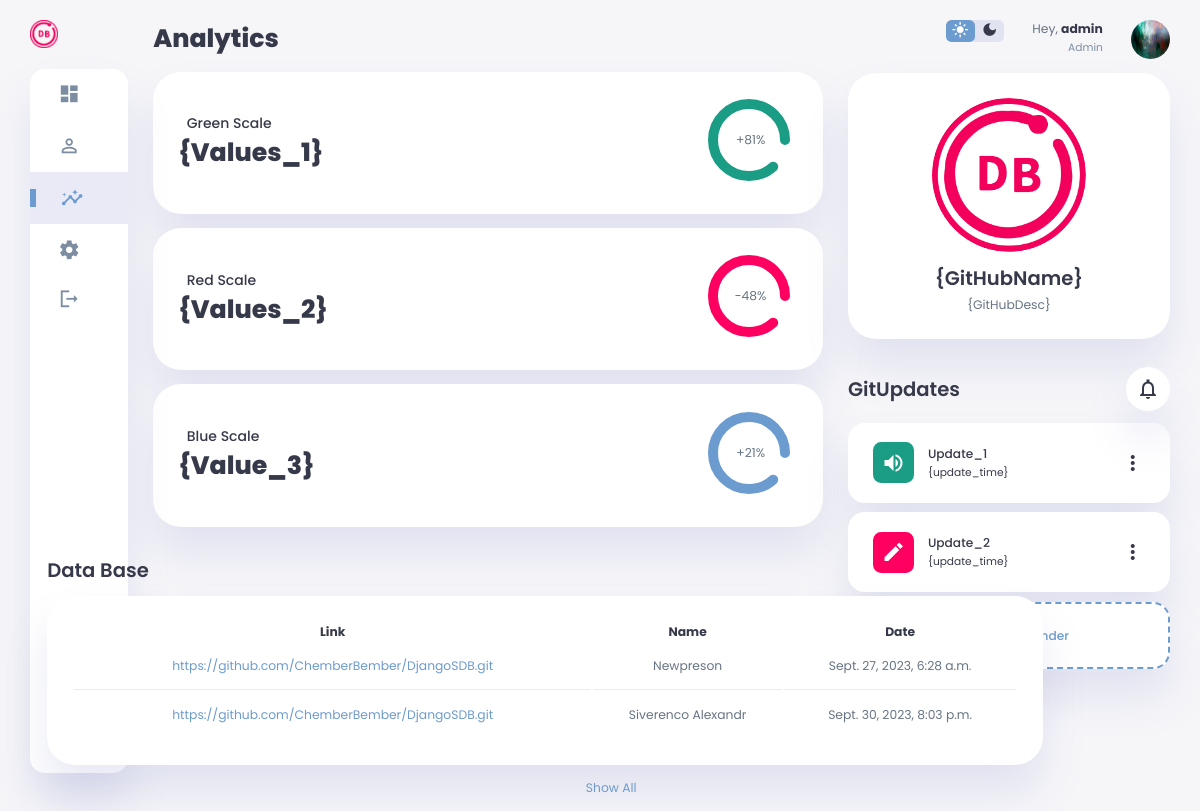
Screenshot of /analytics (signed in) with the database file from the repository.
### main/models.py (models this page shows)
class Projects(models.Model):
    Usernick = models.ForeignKey(UserData, on_delete=models.CASCADE)
    ProjectName = models.CharField(max_length=100)
    ProjectDescription = models.TextField(null = True, blank = True,)
    ProjectLink = models.URLField(max_length=100)
    ProjectDate = models.DateTimeField(auto_now_add=True)

class UserData(models.Model):
    Usernick = models.CharField(primary_key=True, max_length=20,default='ERROR')
    UserF = models.ForeignKey(User, on_delete=models.CASCADE)
    Fullname = models.CharField(max_length=20, null = True)
    UserAvatar = models.ImageField(upload_to='./static/DbImages/DBimages',null=True,default='./static/DbImages/DBimages/userunknown.jpg')
    UserGitLink = models.CharField(max_length=50, null = True)
    UserGroup = models.CharField(max_length=15, null = True)

### main/views.py (the view)
# urls.py: path('analytics',views.testable,name = 'analytics'),
def testable(request):
    projects = Projects.objects.all()
    userdata = UserData.objects
    return render(request, 'main/analytics.html',{'projects': projects, 'userdata': userdata})

### main/templates/main/analytics.html (shortened to what this page needs)
{% extends 'main/base.html' %}
{% load static %}
{% block main %}
    <h1>Analytics</h1>
            <div class="analyse">
                <div class="sales">
                    <div class="status">
                        <div class="info">
                            <h3>Green Scale</h3>
                            <h1>{Values_1}</h1>
                        </div>
                        <div class="progresss">
                            <svg>
                                <circle cx="38" cy="38" r="36"></circle>
                            </svg>
                            <div class="percentage">
                                <p>+81%</p>
                            </div>
                        </div>
                    </div>
                </div>
                <div class="visits">
                    <div class="status">
                        <div class="info">
                            <h3>Red Scale</h3>
                            <h1>{Values_2}</h1>
                        </div>
                        <div class="progresss">
                            <svg>
                                <circle cx="38" cy="38" r="36"></circle>
                            </svg>
                            <div class="percentage">
                                <p>-48%</p>
                            </div>
                        </div>
                    </div>
                </div>
                <div class="searches">
                    <div class="status">
                        <div class="info">
                            <h3>Blue Scale</h3>
                            <h1>{Value_3}</h1>
                        </div>
                        <div class="progresss">
                            <svg>
                                <circle cx="38" cy="38" r="36"></circle>
                            </svg>
                            <div class="percentage">
                                <p>+21%</p>
                            </div>
                        </div>
                    </div>
                </div>
            </div>
            <div class="recent-orders">
                <h2>Data Base</h2>
                <table>
                    <thead>
                        <tr>
                            <th>Link</th>
                            <th>Name</th>
                            <th>Date</th>
                        </tr>
                    </thead>
                    <tbody>
                    {% for project in projects%}
                    <tr>
                        <td>
                            <a href = '{{project.ProjectLink}}'>{{project.ProjectLink}}</a>
                        </td>
                    <td>
                        {{project.Usernick.Fullname}}
                    </td>
                    <td>
                        {{project.ProjectDate}}
                    </td>
                        {% endfor %}
                    </tbody>
                </table>
                <a href="#">Show All</a>
            </div>
{% endblock %}

### main/templates/main/base.html (shortened to what this page needs)
{% load static %}
<!DOCTYPE html>
<html lang="en">
<head>
    <link rel="stylesheet" href="{%static 'css/css5/style.css'%}">
</head>
<body>
    <div class="container">
{% block sidebar %}
<aside>
            <div class="toggle">
                <div class="logo">
                    <img src="{%static 'images/DB Logo.png'%}">
                </div>
            </div>
            <div class="sidebar">
                {% if request.path == '/dashboard' %}
                <a href="dashboard" class="activedashboard">
                    <span class="material-icons-sharp">
                        dashboard
                    </span>
                    <h3>Dashboard</h3>
                </a>
                {% else %}
                <a href="dashboard">
                    <span class="material-icons-sharp">
                    </span>
                </a>
                {% endif %}
                {% if request.path == '/users' %}
                <a href="users" class="active">
                    <span class="material-icons-sharp">
                        person_outline
                    </span>
                    <h3>Profile</h3>
                </a>
                {% else %}
                <a href="users">
                    <span class="material-icons-sharp">
                    </span>
                </a>
                {% endif %}
                {% if request.path == '/analytics' %}
                <a href="analytics" class="active">
                    <span class="material-icons-sharp">
                    </span>
                </a>
                {% endif %}
                {% if request.path == '/settings' %}
                <a href="settings" class="active">
                    <span class="material-icons-sharp">
                        settings
                    </span>
                    <h3>Settings</h3>
                </a>
                {% else %}
                <a href="settings">
                    <span class="material-icons-sharp">
                    </span>
                </a>
                {% endif %}
                <a href="{%url 'logout'%}">
                    <span class="material-icons-sharp">
                    </span>
                </a>
            </div>
        </aside>
{% endblock %}
<main>
{% block main %}{% endblock %}
    </main>
        {% block rightsection %}
        <div class="right-section">
            <div class="nav">
                <div class="dark-mode">
                    <span class="material-icons-sharp active">
                    </span>
                    <span class="material-icons-sharp">
                    </span>
                </div>
                {% if request.user.is_authenticated %}
                <div class="profile">
                    <div class="info">
                        <p>Hey, <b>{{user.username}}</b></p>
                        {% if user.username == "admin" %}
                        <small class="text-muted">Admin</small>
                        {% else %}
                        <small class="text-muted">User</small>
                        {%endif%}
                    </div>
                    <div class="profile-photo">
                        <img src="images/profile-1.jpg">
                    </div>
                </div>
                {% else %}
                <a class="loginbtn" href="login">Login</a>
                <a class="createacc" href="registration">Create account</a>
            {%endif%}
            </div>
            {% block rightuser %}
            <div class="user-profile">
                <div class="logo">
                    <img src="{%static 'images/DB Logo.png'%}">
                    <h2>{GitHubName}</h2>
                    <p>{GitHubDesc}</p>
                </div>
            </div>
            <div class="reminders">
                <div class="header">
                    <h2>GitUpdates</h2>
                    <span class="material-icons-sharp">
                    </span>
                </div>
                <div class="notification">
                    <div class="icon">
                        <span class="material-icons-sharp">
                        </span>
                    </div>
                    <div class="content">
                        <div class="info">
                            <h3>Update_1</h3>
                            <small class="text_muted">
                                {update_time}
                            </small>
                        </div>
                        <span class="material-icons-sharp">
                        </span>
                    </div>
                </div>
                <div class="notification deactive">
                    <div class="icon">
                        <span class="material-icons-sharp">
                        </span>
                    </div>
                    <div class="content">
                        <div class="info">
                            <h3>Update_2</h3>
                            <small class="text_muted">
                                {update_time}
                            </small>
                        </div>
                        <span class="material-icons-sharp">
                        </span>
                    </div>
                </div>
                <div class="notification add-reminder">
                    <div>
                        <h3>Add Reminder</h3>
                    </div>
                </div>
            </div>
            {% endblock %}
        </div>
        {% endblock %}
        </div>
</body>
</html>

### rows the page displays
Projects: ProjectLink "https://github.com/ChemberBember/DjangoSDB.git", Usernick.Fullname "Newpreson", ProjectDate "Sept. 27, 2023, 6:28 a.m."
Projects: ProjectLink "https://github.com/ChemberBember/DjangoSDB.git", Usernick.Fullname "Siverenco Alexandr", ProjectDate "Sept. 30, 2023, 8:03 p.m."

### other values shown
{{ user.username }} "admin"
